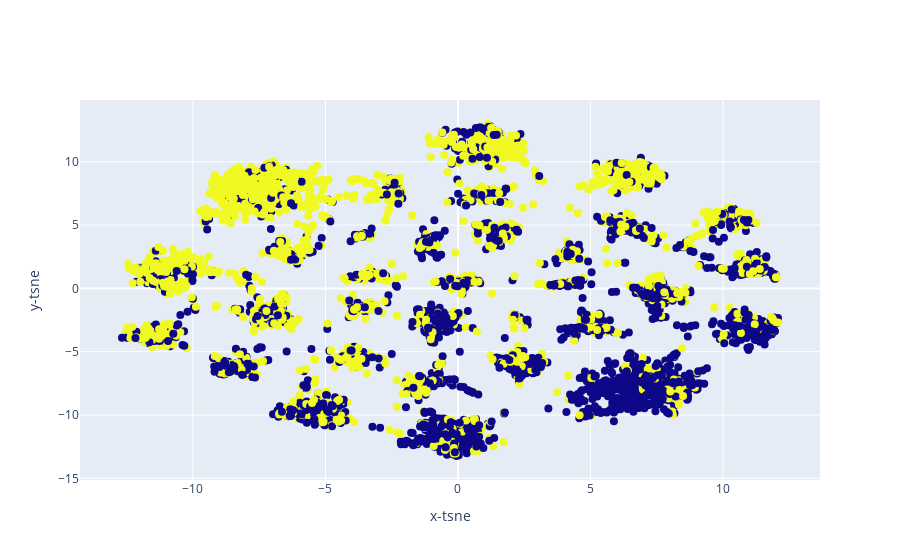

This figure's notebook cell:
### Code cell
from sklearn.manifold import TSNE

tsne = TSNE(n_components=2, verbose=1, perplexity=40, n_iter=300)
tsne_results = tsne.fit_transform(X)

fig = {
    "data": [
        {
            "x": tsne_results[:, 0],
            "y": tsne_results[:, 1],
            "mode": "markers",
            "marker": {"size": 8, "color": y}
        }
    ],
    "layout": {
        "xaxis": {"title": "x-tsne"},
        "yaxis": {"title": "y-tsne"}
    }
}

py.iplot(fig, filename="test-graph2")

### Figure 1 — Plotly figure (JSON) as saved in the notebook; plotly's stock layout.template omitted (floating-point values rounded to 4 significant figures; data arrays with more than 128 entries replaced by an {"elided": "..."} marker saying what was removed)
{"data": [{"marker": {"color": {"elided": "6014 int values"}, "size": 8}, "mode": "markers", "type": "scatter", "x": {"elided": "6014 float values"}, "y": {"elided": "6014 float values"}}], "layout": {"xaxis": {"title": {"text": "x-tsne"}}, "yaxis": {"title": {"text": "y-tsne"}}}}
